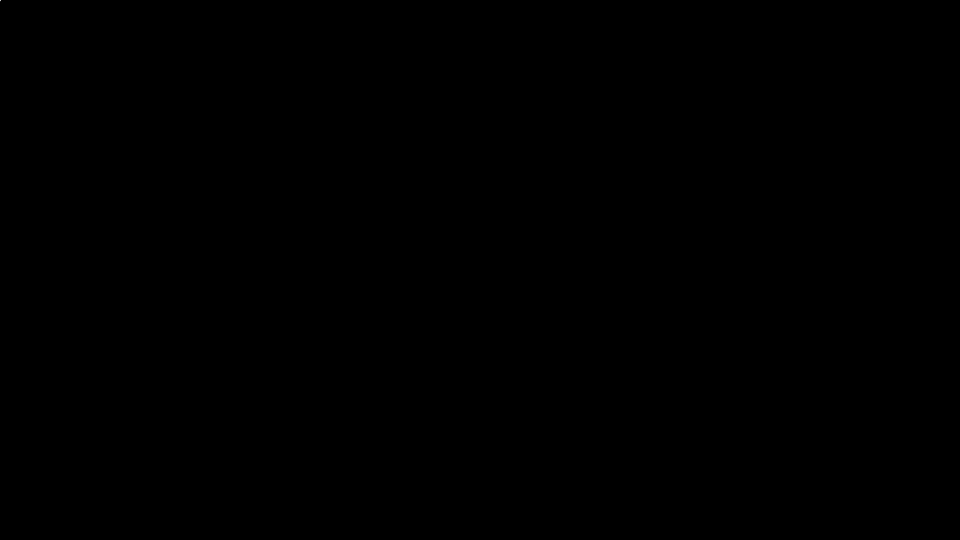
Frame 1 (no input)
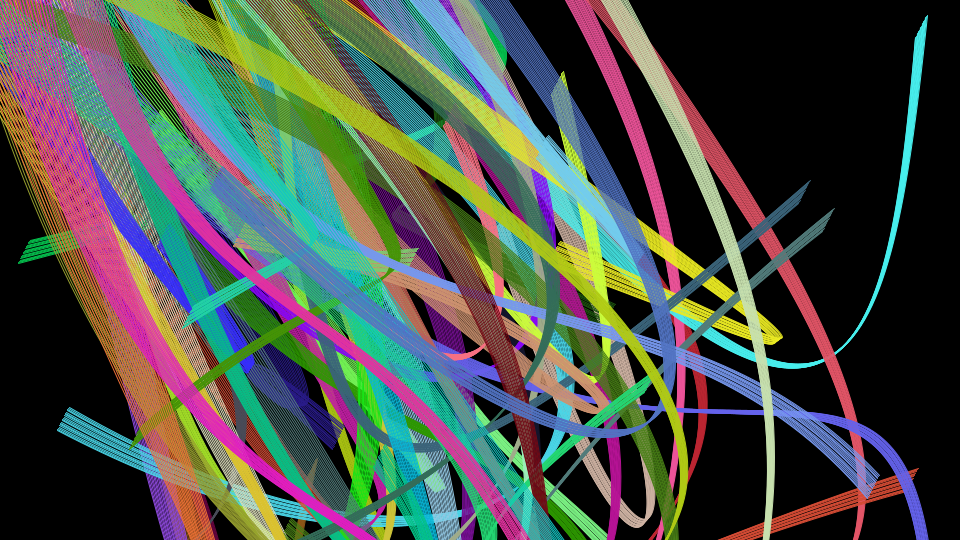
Frame 60 (the mouse pressed at the canvas centre just before this capture)
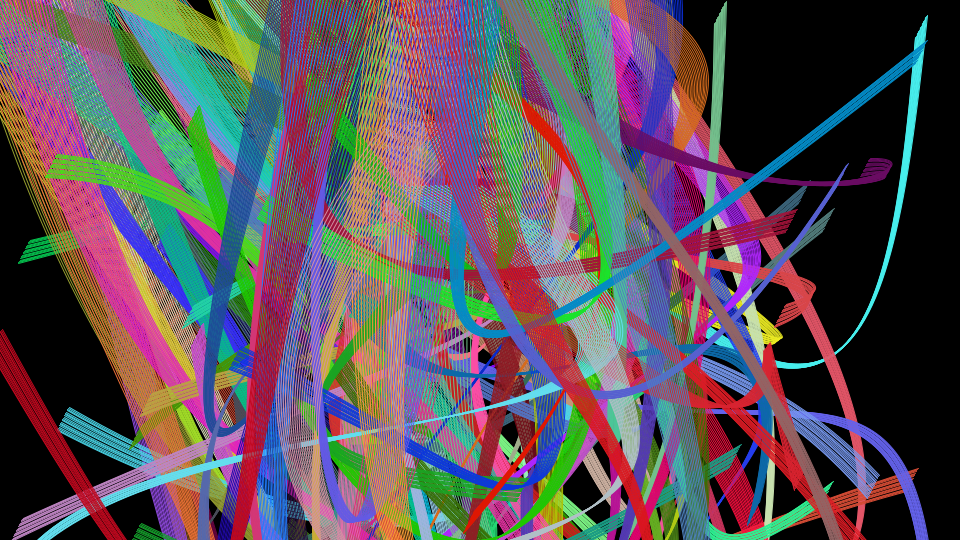
Frame 120 (the mouse held since frame 60 and released just before this capture)

The Processing sketch that drew these frames (run headless with seeded random() and noise(); from frame 60 on, the mouse is pressed at the canvas centre):

// Processing sketch: sketch_saskia_birthday
// ── sketch_saskia_birthday.pde

int[] bezierArray = new int[7];


void setup (){
  
 
  size(960, 540);
  background(0);
  frameRate(10);
  stroke(255);
}

void draw(){
  
  //shootEllipses();
  randomBezier();
  mouseReleased();
}

void shootEllipses(){
   
  float xE = random(width); 
  float yE = random(height);
  float distoriton = random(-10, 30);
  
  println(distoriton);
  for ( int i = 0; i < width; i++){
     
    ellipse(xE, yE, 50, 50);
    fill(random(255), random(255), random(255));
    xE += distoriton;
    yE += distoriton;
    
  }
}

void mouseReleased(){
  
  int numberOfPaths = 7;
  for ( int i = 0; i < numberOfPaths; i++){
     bezierArray[i] = (int) random(1000);
  }
  noFill();
  stroke(random(255), random(255), random(255));
}

void randomBezier(){
 
  //background(0);
  for (int i = 0; i < 200; i += 10) {
    bezier(mouseX-(i/2.0), mouseY-bezierArray[0], 
                           bezierArray[1], 
                           bezierArray[2], 
                           bezierArray[3], 
                           bezierArray[4], 
                           bezierArray[5]-(i/16.0), 
                           bezierArray[6]+(i/8.0));
  }
  
}
